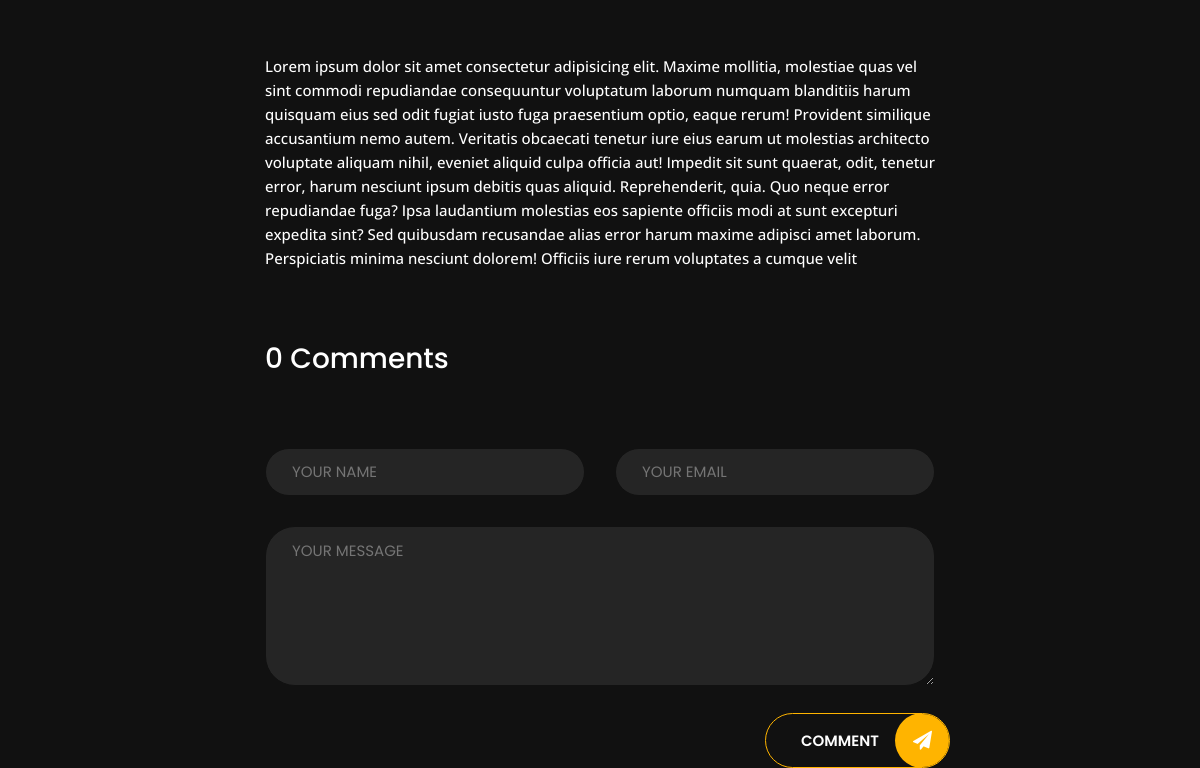
The page /blog/post/everything-you-need-to-know-about-web-accessibilit/ (lower part) on the database as committed earlier.
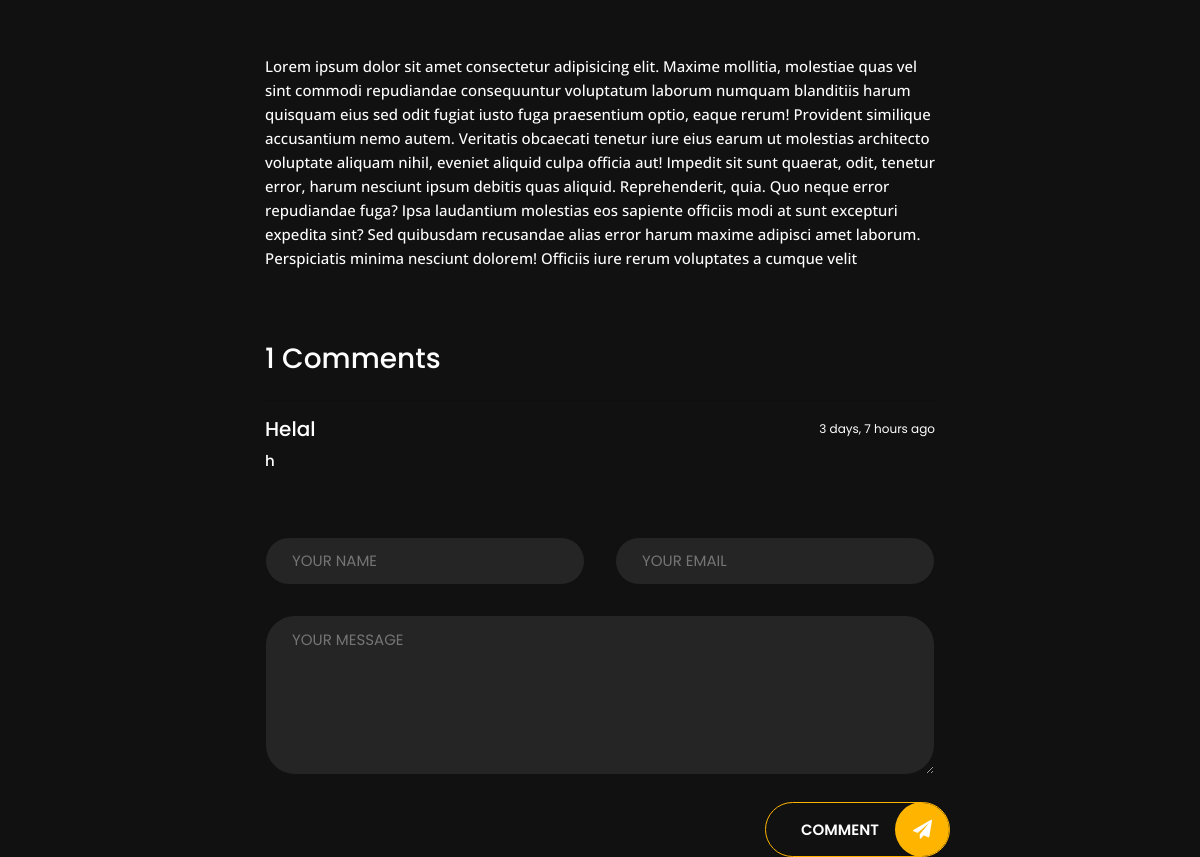
The same page on the database as committed later.
### Blog/models.py (models this page shows)
class Blogpost(models.Model):
    title = models.CharField(max_length=250)
    tags = TaggableManager()
    image = models.ImageField(upload_to='post/', blank=True, null=True)
    description = models.TextField(max_length=5000)
    time = models.DateTimeField(auto_now_add=True)
    slug = models.SlugField(unique=True)
    read = models.IntegerField(default=0)

class Comment(models.Model):
    post = models.ForeignKey(Blogpost, on_delete= models.CASCADE, related_name='comments')
    name = models.CharField(max_length=100)
    body = models.TextField(max_length=1000)
    email = models.CharField(max_length=150)
    creation = models.DateTimeField(auto_now_add=True)
    approve = models.BooleanField(default=False)

### Blog/views.py (the view)
# urls.py: path('post/<slug>/', views.BlogDetails, name='Blog_Details'),
def BlogDetails(request,slug):
    try:
        post = Blogpost.objects.get(slug=slug)
        comments = post.comments.filter(approve=True)
        if request.method == 'POST':
            comment_form = CommentForm(request.POST)
            if comment_form.is_valid():
                new_comment = comment_form.save(commit=False)
                new_comment.post = post
                new_comment.save()
                messages.success(request, 'Your comment submitted. Please wait for approve.')
                return HttpResponseRedirect(request.path_info)
        else:
            comment_form = CommentForm()
        context = {'post': post,'comments': comments}
        return render(request, 'blog-post.html', context)
    except Exception:
        return render(request,'404.html')

### Home/context_processors.py (called while the page is built)
def Author(request):
    try:
        authorPeronal = AuthorPeronal.objects.get(FullName='Md Mahiuddin')
        return {'authorPeronal':authorPeronal}
    except Exception:
        authorPeronal = ''
        return {'authorPeronal':authorPeronal}

def Cv(request):
    try:
        cv = CvUpload.objects.get(name='Md Mahiuddin')
        return {'cv':cv}
    except Exception:
        cv = ''
        return {'cv':cv}

### templates/blog-post.html (shortened to what this page needs)
{% extends 'base.html' %} {% block main %} blog-post {% endblock main %}
 {% load static %}  {% block body %}
<section
  class="main-content revealator-slideup revealator-once revealator-delay1"
>
  <div class="container">
    <div class="row">
      <article class="col-12">
        <div class="blog-excerpt open-sans-font pb-5">
          {{ post.description|safe }}
        </div>
        <div class="pt-2 mb-11">
          <div class="mb-4">
            <h3>{{ comments|length }} Comments</h3>
          </div>
          <ul class="list-unstyled">
            {% for comment in comments %}
            <hr>
            <li class="mb-2">
              <div class="media align-items-center mb-2">
                <div class="media-body">
                  <div
                    class="d-flex justify-content-between align-items-center"
                  >
                    <span class="h5 mb-0">{{ comment.name }}</span>
                    <small class="text-gray">{{ comment.creation | timesince }} ago</small>
                  </div>
                </div>
              </div>
              <p> {{ comment.body }}</p>
            </li>
            {% endfor %}
          </ul>
        </div>
      </article>
      <div class="col-12 comment mt-5">
        <form class="commentform" method="POST" action="">
          <div class="commentform">
            <div class="row">
              <div class="col-12 col-md-6">
                <input
                  type="text"
                  name="name"
                  class="form-inputs"
                  placeholder="YOUR NAME"
                  required
                />
              </div>
              <div class="col-12 col-md-6">
                <input
                  type="email"
                  name="email"
                  class="form-inputs"
                  placeholder="YOUR EMAIL"
                  required
                />
              </div>
              <div class="col-12">
                <textarea
                  name="body"
                  class="form-inputs"
                  placeholder="YOUR MESSAGE"
                  required
                ></textarea>
              </div>
              <button type="submit" class="button form-inputs ml-auto">
                <span class="button-text">Comment</span>
                <span class="button-icon fa fa-send"></span>
              </button>
            </div>
          </div>
        </form>
      </div>
    </div>
  </div>
</section>
{% endblock %}

### templates/base.html (shortened to what this page needs)
{% load static %}
<!DOCTYPE html>
<html lang="en">
  <head>
    <link href="{% static 'css/bootstrap.min.css' %}" rel="stylesheet" />
    <link href="{% static 'css/preloader.min.css' %}" rel="stylesheet" />
    <link href="{% static 'css/circle.css' %}" rel="stylesheet" />
    <link href="{% static 'css/font-awesome.min.css' %}" rel="stylesheet" />
    <link
      href="{% static 'css/fm.revealator.jquery.min.css' %}"
      rel="stylesheet"
    />
    <link href="{% static 'css/style.css' %}" rel="stylesheet" />
    <link href="{% static 'css/yellow.css' %}" rel="stylesheet" />
  </head>
  <body class="{% block main %} {% endblock main %}">
    {% block body %} {% endblock body %}
  </body>
</html>

### static/css/style.css (style rules this page uses)
html { overflow-x: hidden; height: 100%; }
body { font-family: "Poppins", sans-serif; font-size: 15px; color: #fff; font-weight: 500; line-height: 1.6; position: relative; background-size: cover; background-position: center; height: 100%; width: 100%; background-color: #111; }
.open-sans-font { font-family: "Open Sans", sans-serif; }
.no-transform { transform: none !important; }
.button { overflow: hidden; display: inline-block; line-height: 1.4; border-radius: 35px; white-space: nowrap; text-overflow: ellipsis; text-align: center; cursor: pointer; vertical-align: middle; user-select: none; transition: 250ms all ease-in-out; text-transform: uppercase; text-decoration: none !important; position: relative; z-index: 1; padding: 16px 70px 16px 35px; font-size: 15px; font-weight: 600; color: #fff; background-color: transparent; outline: none !important; }
.button .button-text { position: relative; z-index: 2; color: #fff; transition: 0.3s ease-out all; }
.button:before { z-index: -1; content: ""; position: absolute; top: 0; bottom: 0; left: 0; right: 0; transform: translateX(100%); transition: 0.3s ease-out all; }
.button-icon { position: absolute; right: -1px; top: -1px; bottom: 0; width: 55px; height: 55px; display: flex; justify-content: center; align-items: center; font-size: 19px; color: #ffffff; border-radius: 50%; }
.commentform input[type="text"], .commentform input[type="email"], .commentform input[type="text"], .commentform input[type="email"] { border: 1px solid #111; width: 100%; background: #252525; color: #fff; padding: 11px 26px; margin-bottom: 30px; border-radius: 30px; outline: none !important; transition: 0.3s; }
.commentform textarea, .commentform textarea { border: 1px solid #111; background: #252525; color: #fff; width: 100%; padding: 12px 26px; margin-bottom: 20px; height: 160px; overflow: hidden; border-radius: 30px; outline: none !important; transition: 0.3s; }
.blog-post article, .blog-post .comment { max-width: 700px; margin: 0 auto; }
@media (max-width: 1350px) and (min-width: 992px) { .container { max-width: calc(100% - 195px); } }

### static/css/yellow.css (style rules this page uses)
.home .home-details h1:before, .about .resume-box .icon, .contact ul.social li a:hover, body.light.contact ul.social li a:hover, .preloader .loader, .blog .page-link:hover, .blog .page-item.active .page-link, body.light.blog .page-link:hover, body.light.blog .page-item.active .page-link, .portfolio .grid li figure div, .header ul.icon-menu li.icon-box.active, .header ul.icon-menu li.icon-box:hover, body.light .header ul.icon-menu li.icon-box.active, body.light .header ul.icon-menu li.icon-box:hover, .btn, .header .icon-box h2, .home .color-block, .title-section hr, .portfolio .slideshow .carousel-indicators li.active, .button:before, .button-icon { background-color: #ffb400; }
.contact .contactform input[type=text]:focus, .contact .contactform input[type=email]:focus, .contact .contactform textarea:focus, body.light.contact .contactform input[type=text]:focus, body.light.contact .contactform input[type=email]:focus, body.light.contact .contactform textarea:focus, .blog .page-item.active .page-link, .blog .page-link:hover, body.light.blog .page-item.active .page-link, body.light.blog .page-link:hover, .button { border: 1px solid #ffb400; }

Rows that differ between the two databases and show on the page:
added Comment: name "Helal", creation "3 days, 7 hours", body "h"
Other text that changed with them:
{{ comments|length }}: "0" → "1"
